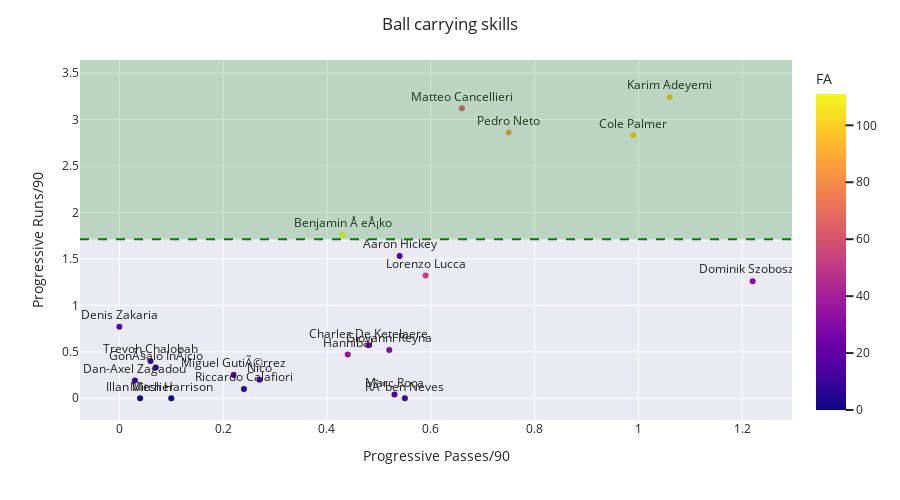

The cell this chart's notebook holds for it:
### Code cell
#Analysing Ball Carrying ability
fig = px.scatter(df, x="Ch C/90", y="DrbPG", text="Name", log_x=False, size_max=30, color='FA')
#fig.update_yaxes(autorange="reversed")
fig.update_traces(textposition='top center')
fig.update_layout(height=500)
fig.update_xaxes(title_text='Progressive Passes/90')
fig.update_yaxes(title_text='Progressive Runs/90')
fig.add_hline(y=1.71, opacity=1, line_width=2, line_dash='dash', line_color='green')
fig.add_hrect(y0=1.71, y1=df["DrbPG"].max()+0.4, line_width=0, fillcolor="green", opacity=0.2)
for template in ["seaborn"]:
    fig.update_layout(template=template, title="Ball carrying skills")
fig.show()

### Figure 1 — Plotly figure (JSON) as saved in the notebook; plotly's stock layout.template omitted (floating-point values rounded to 4 significant figures)
{"data": [{"hovertemplate": "Ch C/90=%{x}<br>DrbPG=%{y}<br>Name=%{text}<br>FA=%{marker.color}<extra></extra>", "legendgroup": "", "marker": {"color": [111, 95, 52, 32, 97, 29, 66, 85, 26, 34, 15, 11, 16, 17, 8, 14, 8, 6, 8, 0, 15, 0], "coloraxis": "coloraxis", "symbol": "circle"}, "mode": "markers+text", "name": "", "orientation": "v", "showlegend": false, "text": ["Benjamin Å eÅ¡ko", "Karim Adeyemi", "Lorenzo Lucca", "Dominik Szoboszlai", "Cole Palmer", "Giovanni Reyna", "Matteo Cancellieri", "Pedro Neto", "Charles De Ketelaere", "Hannibal", "Marc Roca", "RÃºben Neves", "Aaron Hickey", "Denis Zakaria", "GonÃ§alo InÃ¡cio", "Nico", "Dan-Axel Zagadou", "Riccardo Calafiori", "Trevoh Chalobah", "Mitch Harrison", "Miguel GutiÃ©rrez", "Illan Meslier"], "textposition": "top center", "type": "scatter", "x": [0.43, 1.06, 0.59, 1.22, 0.99, 0.52, 0.66, 0.75, 0.48, 0.44, 0.53, 0.55, 0.54, 0, 0.07, 0.27, 0.03, 0.24, 0.06, 0.1, 0.22, 0.04], "xaxis": "x", "y": [1.76, 3.24, 1.32, 1.26, 2.83, 0.52, 3.12, 2.86, 0.57, 0.47, 0.04, 0, 1.53, 0.77, 0.33, 0.2, 0.19, 0.1, 0.4, 0, 0.25, 0], "yaxis": "y"}], "layout": {"coloraxis": {"colorbar": {"title": {"text": "FA"}}, "colorscale": [[0, "#0d0887"], [0.1111, "#46039f"], [0.2222, "#7201a8"], [0.3333, "#9c179e"], [0.4444, "#bd3786"], [0.5556, "#d8576b"], [0.6667, "#ed7953"], [0.7778, "#fb9f3a"], [0.8889, "#fdca26"], [1, "#f0f921"]]}, "height": 500, "legend": {"tracegroupgap": 0}, "margin": {"t": 60}, "shapes": [{"line": {"color": "green", "dash": "dash", "width": 2}, "opacity": 1, "type": "line", "x0": 0, "x1": 1, "xref": "x domain", "y0": 1.71, "y1": 1.71, "yref": "y"}, {"fillcolor": "green", "line": {"width": 0}, "opacity": 0.2, "type": "rect", "x0": 0, "x1": 1, "xref": "x domain", "y0": 1.71, "y1": 3.64, "yref": "y"}], "title": {"text": "Ball carrying skills"}, "xaxis": {"anchor": "y", "domain": [0, 1], "title": {"text": "Progressive Passes/90"}}, "yaxis": {"anchor": "x", "domain": [0, 1], "title": {"text": "Progressive Runs/90"}}}}
